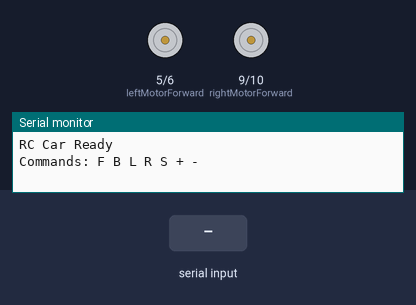
A sketch run on a simulated Arduino Uno, built with avr-gcc and run on an emulated ATmega328P. Parts: motor-driver pin pairs drawn as motors (green arrow = first pin HIGH = forward, orange = second pin HIGH = backward, longer = more drive), the last lines printed to the serial monitor. Inputs (shaded band) come from the test bench.

Above: at 1.2 s.
1.3 s: "F" received over Serial
At 2.5 s:
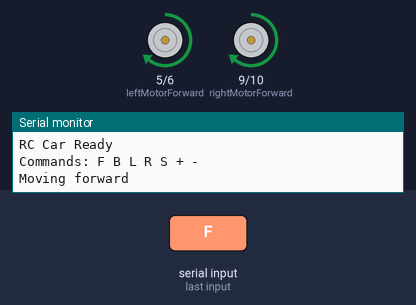
4.3 s: "B" received over Serial
At 4.7 s:
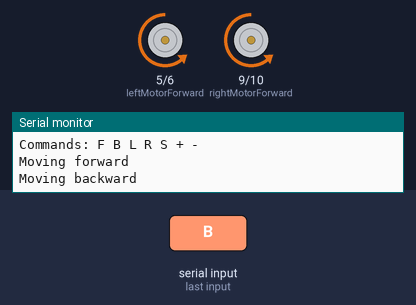
7.3 s: "L" received over Serial
At 8.2 s:
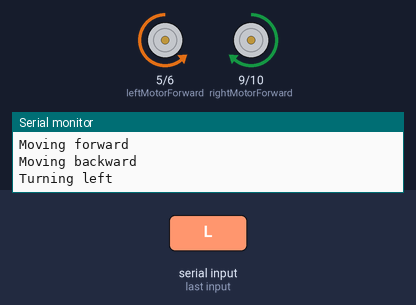
10.3 s: "R" received over Serial
At 11.5 s:
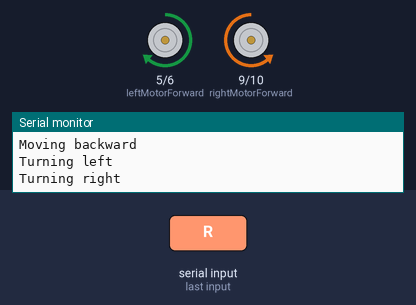
Timing chart, 0 to 13.3 s (numbered marks = the images above; inputs shaded):
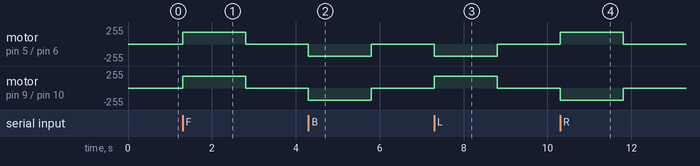

The sketch:

rc_car_motor_control.ino
```cpp
/*
  RC Car Motor Control System

  Features:
  - Forward, backward, left, right, and stop control
  - Speed control using PWM
  - Serial command control
  - Auto-stop safety if no command is received

  Board: Arduino Uno
  Language: Embedded C/C++
*/
#include <ctype.h>
// ----- Motor Driver Pins -----
const int leftMotorForward = 5;
const int leftMotorBackward = 6;
const int rightMotorForward = 9;
const int rightMotorBackward = 10;

// ----- Speed Settings -----
int motorSpeed = 180;
const int minSpeed = 0;
const int maxSpeed = 255;
const int speedStep = 25;

// ----- Safety Timer -----
const unsigned long commandTimeout = 1500;
unsigned long lastCommandTime = 0;

void setup() {
  pinMode(leftMotorForward, OUTPUT);
  pinMode(leftMotorBackward, OUTPUT);
  pinMode(rightMotorForward, OUTPUT);
  pinMode(rightMotorBackward, OUTPUT);

  stopCar();

  Serial.begin(9600);
  Serial.println("RC Car Ready");
  Serial.println("Commands: F B L R S + -");
}

void loop() {
  handleSerialCommands();
  handleSafetyStop();
}

void handleSerialCommands() {
  if (Serial.available() > 0) {
    char command = Serial.read();
    command = toupper(command);

    lastCommandTime = millis();

    if (command == 'F') {
      moveForward();
      Serial.println("Moving forward");
    }
    else if (command == 'B') {
      moveBackward();
      Serial.println("Moving backward");
    }
    else if (command == 'L') {
      turnLeft();
      Serial.println("Turning left");
    }
    else if (command == 'R') {
      turnRight();
      Serial.println("Turning right");
    }
    else if (command == 'S') {
      stopCar();
      Serial.println("Stopped");
    }
    else if (command == '+') {
      increaseSpeed();
    }
    else if (command == '-') {
      decreaseSpeed();
    }
  }
}

void handleSafetyStop() {
  if (millis() - lastCommandTime > commandTimeout) {
    stopCar();
  }
}

void setMotorSpeed(int leftSpeed, int rightSpeed) {
  leftSpeed = constrain(leftSpeed, -255, 255);
  rightSpeed = constrain(rightSpeed, -255, 255);

  if (leftSpeed > 0) {
    analogWrite(leftMotorForward, leftSpeed);
    analogWrite(leftMotorBackward, 0);
  }
  else if (leftSpeed < 0) {
    analogWrite(leftMotorForward, 0);
    analogWrite(leftMotorBackward, -leftSpeed);
  }
  else {
    analogWrite(leftMotorForward, 0);
    analogWrite(leftMotorBackward, 0);
  }

  if (rightSpeed > 0) {
    analogWrite(rightMotorForward, rightSpeed);
    analogWrite(rightMotorBackward, 0);
  }
  else if (rightSpeed < 0) {
    analogWrite(rightMotorForward, 0);
    analogWrite(rightMotorBackward, -rightSpeed);
  }
  else {
    analogWrite(rightMotorForward, 0);
    analogWrite(rightMotorBackward, 0);
  }
}

void moveForward() {
  setMotorSpeed(motorSpeed, motorSpeed);
}

void moveBackward() {
  setMotorSpeed(-motorSpeed, -motorSpeed);
}

void turnLeft() {
  setMotorSpeed(-motorSpeed, motorSpeed);
}

void turnRight() {
  setMotorSpeed(motorSpeed, -motorSpeed);
}

void stopCar() {
  setMotorSpeed(0, 0);
}

void increaseSpeed() {
  motorSpeed += speedStep;

  if (motorSpeed > maxSpeed) {
    motorSpeed = maxSpeed;
  }

  Serial.print("Speed increased to: ");
  Serial.println(motorSpeed);
}

void decreaseSpeed() {
  motorSpeed -= speedStep;

  if (motorSpeed < minSpeed) {
    motorSpeed = minSpeed;
  }

  Serial.print("Speed decreased to: ");
  Serial.println(motorSpeed);
}
```

Measured:
- after the input at 1.3 s, motor on pin 5 (leftMotorForward) / pin 6 (leftMotorBackward), motor on pin 9 (rightMotorForward) / pin 10 (rightMotorBackward): stopped → forward 180/255 at once, → stopped 1.5 s later
- after the input at 4.3 s, motor on pin 5 (leftMotorForward) / pin 6 (leftMotorBackward), motor on pin 9 (rightMotorForward) / pin 10 (rightMotorBackward): stopped → backward 180/255 at once, → stopped 1.5 s later
- after the input at 7.3 s, motor on pin 5 (leftMotorForward) / pin 6 (leftMotorBackward): stopped → backward 180/255 at once, → stopped 1.5 s later; motor on pin 9 (rightMotorForward) / pin 10 (rightMotorBackward): stopped → forward 180/255 at once, → stopped 1.5 s later
- after the input at 10.3 s, motor on pin 5 (leftMotorForward) / pin 6 (leftMotorBackward): stopped → forward 180/255 at once, → stopped 1.5 s later; motor on pin 9 (rightMotorForward) / pin 10 (rightMotorBackward): stopped → backward 180/255 at once, → stopped 1.5 s later
